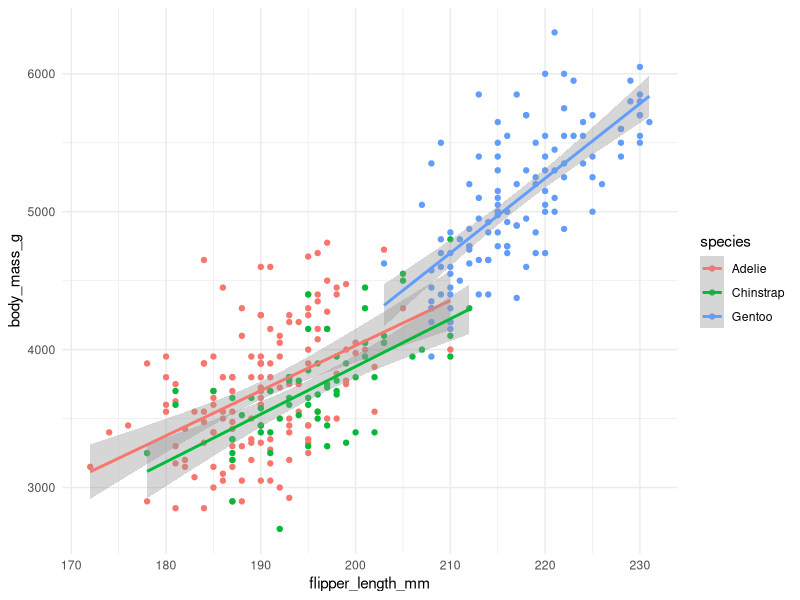

Here is the R script that generated this plot:
library(ggplot2)
library(palmerpenguins)
library(dplyr)

pinguim <- penguins
pinguim <- na.omit(pinguim)

cor(pinguim[,3:6],)

ggplot(data = pinguim, aes(x = flipper_length_mm, 
                           y = body_mass_g,
                           color = species)) + 
  geom_point() +
  theme_minimal() +
  geom_smooth(method = 'lm')

pinguim |>
  filter(species == 'Chinstrap')|>
  select(flipper_length_mm,body_mass_g)|>
  cor()

modelo <- lm(formula = flipper_length_mm ~ body_mass_g + bill_length_mm, 
              data = pinguim)
modelo
summary(modelo)